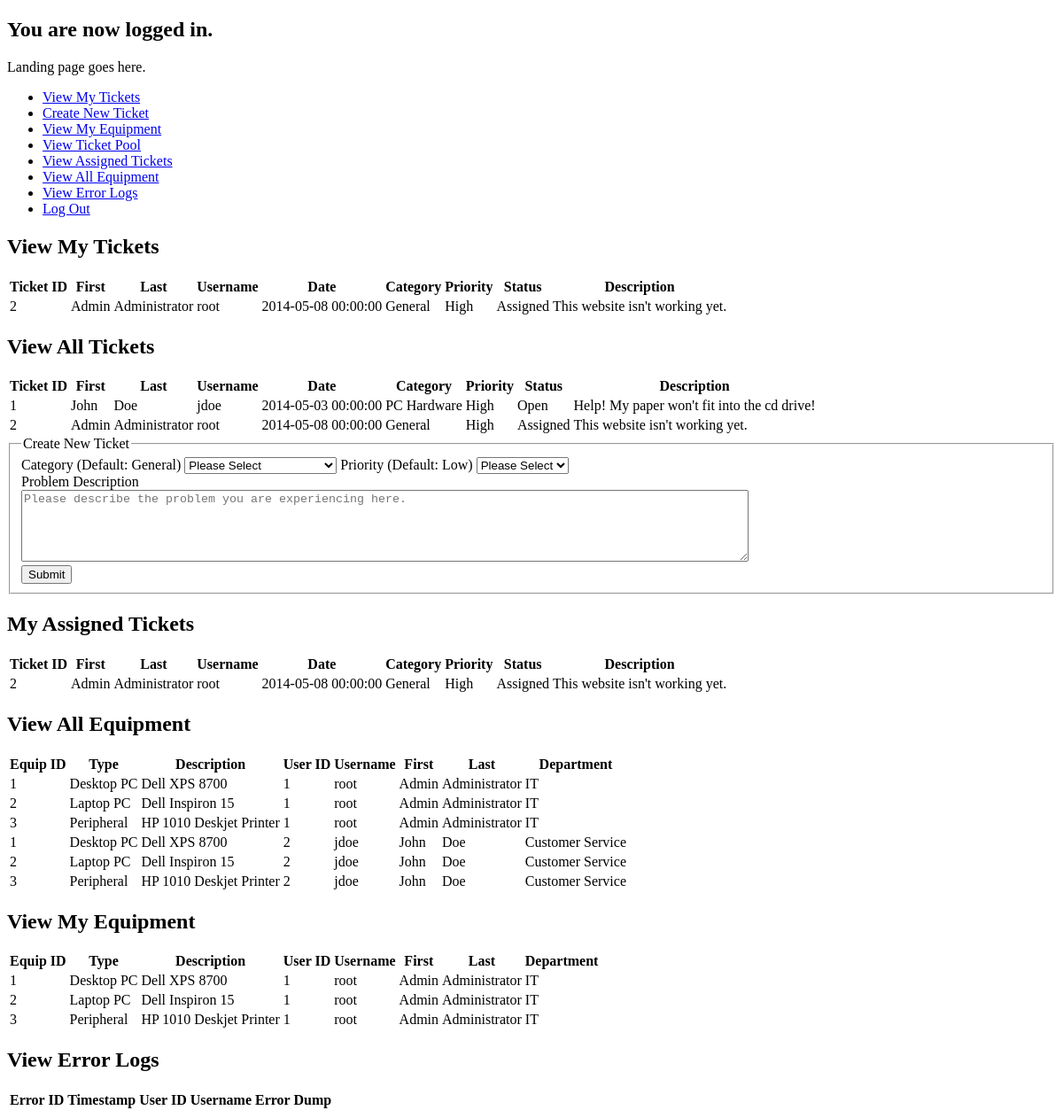
Page /home.php (signed in) on the earlier database version.
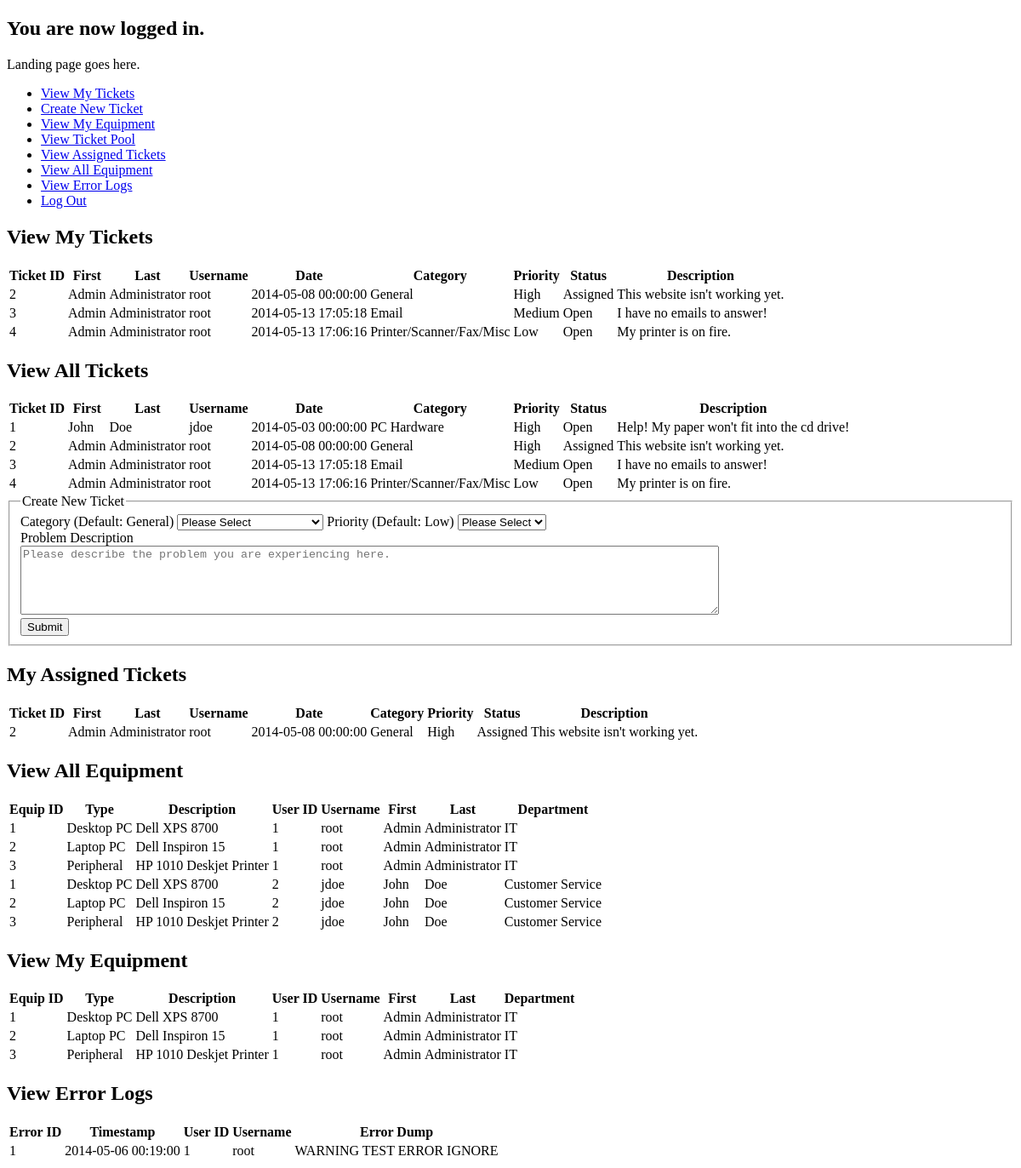
Same page on the later database version.
### tables this page shows
CREATE TABLE IF NOT EXISTS `ticket` (
  `ticketID` int(11) NOT NULL AUTO_INCREMENT,
  `userID` int(11) NOT NULL,
  `statusID` int(11) NOT NULL,
  `categoryID` int(11) NOT NULL,
  `priorityID` int(11) NOT NULL,
  `assignedTo` int(11) DEFAULT NULL,
  `timestamp` datetime NOT NULL,
  `issueDesc` text NOT NULL,
  PRIMARY KEY (`ticketID`)
);

CREATE TABLE IF NOT EXISTS `user` (
  `userID` int(11) NOT NULL AUTO_INCREMENT,
  `username` varchar(40) NOT NULL,
  `passwd` varchar(40) NOT NULL,
  `dateRegistered` date NOT NULL,
  `datePassword` date NOT NULL,
  `firstName` varchar(40) NOT NULL,
  `lastName` varchar(40) NOT NULL,
  `email` varchar(60) NOT NULL,
  `department` int(11) NOT NULL,
  `privilege` int(11) NOT NULL,
  PRIMARY KEY (`userID`)
);

CREATE TABLE IF NOT EXISTS `category` (
  `categoryID` int(11) NOT NULL AUTO_INCREMENT,
  `category` varchar(30) NOT NULL,
  PRIMARY KEY (`categoryID`)
);

CREATE TABLE IF NOT EXISTS `priority` (
  `priorityID` int(11) NOT NULL AUTO_INCREMENT,
  `priority` varchar(10) NOT NULL,
  PRIMARY KEY (`priorityID`)
);

CREATE TABLE IF NOT EXISTS `status` (
  `statusID` int(11) NOT NULL AUTO_INCREMENT,
  `status` varchar(20) NOT NULL,
  PRIMARY KEY (`statusID`)
);

CREATE TABLE IF NOT EXISTS `equipment` (
  `equipID` int(11) NOT NULL AUTO_INCREMENT,
  `equipType` int(11) NOT NULL,
  `equipSerial` varchar(255) NOT NULL,
  `equipDesc` text NOT NULL,
  PRIMARY KEY (`equipID`)
);

CREATE TABLE IF NOT EXISTS `equipType` (
  `equipTypeID` int(11) NOT NULL AUTO_INCREMENT,
  `equipType` varchar(40) NOT NULL,
  PRIMARY KEY (`equipTypeID`)
);

CREATE TABLE IF NOT EXISTS `userEquip` (
  `linkID` int(11) NOT NULL AUTO_INCREMENT,
  `equipID` int(11) NOT NULL,
  `userID` int(11) DEFAULT NULL,
  `deptID` int(11) DEFAULT NULL,
  PRIMARY KEY (`linkID`)
);

CREATE TABLE IF NOT EXISTS `department` (
  `deptID` int(11) NOT NULL AUTO_INCREMENT,
  `department` varchar(255) NOT NULL,
  PRIMARY KEY (`deptID`)
);

CREATE TABLE IF NOT EXISTS `errorLog` (
  `errorID` int(11) NOT NULL AUTO_INCREMENT,
  `userID` int(11) NOT NULL,
  `timestamp` datetime NOT NULL,
  `errorDump` text NOT NULL,
  PRIMARY KEY (`errorID`)
);

### allequip.php (the view, shortened to what this page needs)
<div id="allEquip">
<?php
	$result = mysqli_query($dbc, "SELECT equipment.equipID, equipment.equipDesc, equipType.equipType, userEquip.userID, user.username, user.firstName, user.lastName, department.department FROM equipment JOIN equipType ON equipment.equipType=equipType.equipTypeID JOIN userEquip ON userEquip.equipID=userEquip.equipID JOIN user ON userEquip.userID=user.userID JOIN department ON user.department=department.deptID");
	echo "<h2>View All Equipment</h2>";
	echo "<table>";
	echo "<tr>";
	echo "<th>Equip ID</th>";
	echo "<th>Type</th>";
	echo "<th>Description</th>";
	echo "<th>User ID</th>";
	echo "<th>Username</th>";
	echo "<th>First</th>";
	echo "<th>Last</th>";
	echo "<th>Department</th>";
	echo "</tr>";
	while ($rows=mysqli_fetch_array($result)) {
		echo "<tr>";
		echo "<td>" . $rows['equipID'] . "</td>";
		echo "<td>" . $rows['equipType'] . "</td>";
		echo "<td>" . $rows['equipDesc'] . "</td>";
		echo "<td>" . $rows['userID'] . "</td>";
		echo "<td>" . $rows['username'] . "</td>";
		echo "<td>" . $rows['firstName'] . "</td>";
		echo "<td>" . $rows['lastName'] . "</td>";
		echo "<td>" . $rows['department'] . "</td>";
		echo "</tr>";
	}
	echo "</table>";
?>
</div>

### home.php (shortened to what this page needs)
<!doctype html>
<html lang="en">
<head>
</head>
<body>
	<h2>You are now logged in.</h2>
	<p>Landing page goes here.</p>
	<?php
		require("incl/sqlConnect.inc.php");
		include("dashboard.php");
		switch ($_SESSION['privLevel']) {
				case '4':
					include("mytickets.php");
					include("alltickets.php");
					include("newticket.php");
					include("assignedtickets.php");
					include("allequip.php");
					include("myequip.php");
					include("errorlogs.php");
					break;
		}
	?>
</body>
</html>

### dashboard.php (shortened to what this page needs)
		<?php
	function admin_dashboard() {
		?>
		<ul>
			<li><a class="myTickets" href="#">View My Tickets</a></li>
			<li><a class="newTicket" href="#newTicket">Create New Ticket</a></li>
			<li><a class="myEquip" href="#">View My Equipment</a></li>
			<li><a class="allTickets" href="#">View Ticket Pool</a></li>
			<li><a class="assignedTickets" href="#">View Assigned Tickets</a></li>
			<li><a class="allEquip" href="#">View All Equipment</a></li>
			<li><a class="errorLogs" href="#">View Error Logs</a></li>
			<li><a href="logout.php">Log Out</a></li>
		</ul>
		<?php
	}
	echo "<div id=\"dashboard\">";
	switch ($_SESSION['privLevel']) {
			case '4':
				admin_dashboard();
				break;
		}
	echo "</div>"
?>

### mytickets.php (shortened to what this page needs)
<div id="myTickets">
<?php
	$username = $_SESSION['username'];
	$result = mysqli_query($dbc, "SELECT ticketID,user.firstName,user.lastName,user.username,timestamp,issueDesc,category.category,status.status,priority.priority FROM ticket JOIN category ON ticket.categoryID=category.categoryID JOIN status ON ticket.statusID=status.statusID JOIN priority ON ticket.priorityID = priority.priorityID JOIN user ON ticket.userID = user.userID WHERE user.username = '$username'");
	echo "<h2>View My Tickets</h2>";
	echo "<table>";
	echo "<tr>";
	echo "<th>Ticket ID</th>";
	echo "<th>First</th>";
	echo "<th>Last</th>";
	echo "<th>Username</th>";
	echo "<th>Date</th>";
	echo "<th>Category</th>";
	echo "<th>Priority</th>";
	echo "<th>Status</th>";
	echo "<th>Description</th>";
	echo "</tr>";
	while ($rows=mysqli_fetch_array($result)) {
		echo "<tr>";
		echo "<td>" . $rows['ticketID'] . "</td>";
		echo "<td>" . $rows['firstName'] . "</td>";
		echo "<td>" . $rows['lastName'] . "</td>";
		echo "<td>" . $rows['username'] . "</td>";
		echo "<td>" . $rows['timestamp'] . "</td>";
		echo "<td>" . $rows['category'] . "</td>";
		echo "<td>" . $rows['priority'] . "</td>";
		echo "<td>" . $rows['status'] . "</td>";
		echo "<td>" . $rows['issueDesc'] . "</td>";
		echo "</tr>";
	}
	echo "</table>";
?>
</div>

### alltickets.php (shortened to what this page needs)
<div id="allTickets">
<?php
	$result = mysqli_query($dbc, "SELECT ticketID,user.firstName,user.lastName,user.username,timestamp,issueDesc,category.category,status.status,priority.priority FROM ticket JOIN category ON ticket.categoryID=category.categoryID JOIN status ON ticket.statusID=status.statusID JOIN priority ON ticket.priorityID = priority.priorityID JOIN user ON ticket.userID = user.userID");
	echo "<h2>View All Tickets</h2>";
	echo "<table>";
	echo "<tr>";
	echo "<th>Ticket ID</th>";
	echo "<th>First</th>";
	echo "<th>Last</th>";
	echo "<th>Username</th>";
	echo "<th>Date</th>";
	echo "<th>Category</th>";
	echo "<th>Priority</th>";
	echo "<th>Status</th>";
	echo "<th>Description</th>";
	echo "</tr>";
	while ($rows=mysqli_fetch_array($result)) {
		echo "<tr>";
		echo "<td>" . $rows['ticketID'] . "</td>";
		echo "<td>" . $rows['firstName'] . "</td>";
		echo "<td>" . $rows['lastName'] . "</td>";
		echo "<td>" . $rows['username'] . "</td>";
		echo "<td>" . $rows['timestamp'] . "</td>";
		echo "<td>" . $rows['category'] . "</td>";
		echo "<td>" . $rows['priority'] . "</td>";
		echo "<td>" . $rows['status'] . "</td>";
		echo "<td>" . $rows['issueDesc'] . "</td>";
		echo "</tr>";
	}
	echo "</table>";
?>
</div>

### newticket.php (shortened to what this page needs)
<div id="newTicket">
<?php
function new_ticket_form() {
	?>
	<div id="newticketform">
		<form id="new_ticket_form" method="post" action="#newticket">
			<fieldset>
    			<legend>Create New Ticket</legend>
				<label for="category">Category (Default: General)</label>
				<select name="category" id="category">
					<option value="5">Please Select</option>
				</select>
				<label for="priority">Priority (Default: Low)</label>
				<select name="priority" id="priority">
					<option value="3">Please Select</option>
				</select>
				<br>
				<label for="desc">Problem Description</label><br>
				<textarea name="desc" id="desc" rows="5" cols="100" placeholder="Please describe the problem you are experiencing here."></textarea>
				<br>
				<input type="submit" value="Submit">
			</fieldset>
		</form>
	</div>
	<?php
}
	if ($_SERVER['REQUEST_METHOD'] !== 'POST') {
		new_ticket_form();
	}
?>
</div>

### assignedtickets.php (shortened to what this page needs)
<div id="assignedTickets">
<?php
	$userID = $_SESSION['userID'];
	$result = mysqli_query($dbc, "SELECT ticketID,user.firstName,user.lastName,user.username,timestamp,issueDesc,category.category,status.status,priority.priority FROM ticket JOIN category ON ticket.categoryID=category.categoryID JOIN status ON ticket.statusID=status.statusID JOIN priority ON ticket.priorityID = priority.priorityID JOIN user ON ticket.userID = user.userID WHERE ticket.assignedTo = '$userID'");
	echo "<h2>My Assigned Tickets</h2>";
	echo "<table>";
	echo "<tr>";
	echo "<th>Ticket ID</th>";
	echo "<th>First</th>";
	echo "<th>Last</th>";
	echo "<th>Username</th>";
	echo "<th>Date</th>";
	echo "<th>Category</th>";
	echo "<th>Priority</th>";
	echo "<th>Status</th>";
	echo "<th>Description</th>";
	echo "</tr>";
	while ($rows=mysqli_fetch_array($result)) {
		echo "<tr>";
		echo "<td>" . $rows['ticketID'] . "</td>";
		echo "<td>" . $rows['firstName'] . "</td>";
		echo "<td>" . $rows['lastName'] . "</td>";
		echo "<td>" . $rows['username'] . "</td>";
		echo "<td>" . $rows['timestamp'] . "</td>";
		echo "<td>" . $rows['category'] . "</td>";
		echo "<td>" . $rows['priority'] . "</td>";
		echo "<td>" . $rows['status'] . "</td>";
		echo "<td>" . $rows['issueDesc'] . "</td>";
		echo "</tr>";
	}
	echo "</table>";
?>
</div>

### myequip.php (shortened to what this page needs)
<div id="myEquip">
<?php
	$username = $_SESSION['username'];
	$result = mysqli_query($dbc, "SELECT equipment.equipID, equipment.equipDesc, equipType.equipType, userEquip.userID, user.username, user.firstName, user.lastName, department.department FROM equipment JOIN equipType ON equipment.equipType=equipType.equipTypeID JOIN userEquip ON userEquip.equipID=userEquip.equipID JOIN user ON userEquip.userID=user.userID JOIN department ON user.department=department.deptID WHERE user.username='$username'");
	echo "<h2>View My Equipment</h2>";
	echo "<table>";
	echo "<tr>";
	echo "<th>Equip ID</th>";
	echo "<th>Type</th>";
	echo "<th>Description</th>";
	echo "<th>User ID</th>";
	echo "<th>Username</th>";
	echo "<th>First</th>";
	echo "<th>Last</th>";
	echo "<th>Department</th>";
	echo "</tr>";
	while ($rows=mysqli_fetch_array($result)) {
		echo "<tr>";
		echo "<td>" . $rows['equipID'] . "</td>";
		echo "<td>" . $rows['equipType'] . "</td>";
		echo "<td>" . $rows['equipDesc'] . "</td>";
		echo "<td>" . $rows['userID'] . "</td>";
		echo "<td>" . $rows['username'] . "</td>";
		echo "<td>" . $rows['firstName'] . "</td>";
		echo "<td>" . $rows['lastName'] . "</td>";
		echo "<td>" . $rows['department'] . "</td>";
		echo "</tr>";
	}
	echo "</table>";
?>
</div>

### errorlogs.php (shortened to what this page needs)
<div id="errorLogs">
<?php
	$result = mysqli_query($dbc, "SELECT errorLog.errorID, errorLog.timestamp, user.userID, user.username, errorLog.errorDump FROM errorLog JOIN user ON errorLog.userID=user.userID");
	echo "<h2>View Error Logs</h2>";
	echo "<table>";
	echo "<tr>";
	echo "<th>Error ID</th>";
	echo "<th>Timestamp</th>";
	echo "<th>User ID</th>";
	echo "<th>Username</th>";
	echo "<th>Error Dump</th>";
	echo "</tr>";
	while ($rows=mysqli_fetch_array($result)) {
		echo "<tr>";
		echo "<td>" . $rows['errorID'] . "</td>";
		echo "<td>" . $rows['timestamp'] . "</td>";
		echo "<td>" . $rows['userID'] . "</td>";
		echo "<td>" . $rows['username'] . "</td>";
		echo "<td>" . $rows['errorDump'] . "</td>";
		echo "</tr>";
	}
	echo "</table>";
?>
</div>

Differences in the rows shown:
added ticket: ticketID "3", userID.firstName "Admin", userID.lastName "Administrator", userID.username "root", timestamp "2014-05-13 17:05:18", categoryID.category "Email", priorityID.priority "Medium", statusID.status "Open", issueDesc "I have no emails to answer!"
added ticket: ticketID "4", userID.firstName "Admin", userID.lastName "Administrator", userID.username "root", timestamp "2014-05-13 17:06:16", categoryID.category "Printer/Scanner/Fax/Misc", priorityID.priority "Low", statusID.status "Open", issueDesc "My printer is on fire."
added errorlog: errorID "1", timestamp "2014-05-06 00:19:00", userID.userID "1", userID.username "root", errorDump "WARNING TEST ERROR IGNORE"
